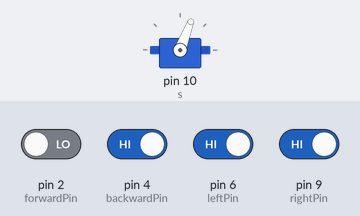
The sketch below on a simulated Arduino Uno, built with avr-gcc and run on an emulated ATmega328P. Shown: servo. The inputs (shaded band) are chosen by the test bench; at power-on: pin 4 (backwardPin), pin 6 (leftPin), pin 9 (rightPin) HIGH, pin 2 (forwardPin) LOW. What the sketch prints to the serial monitor is not drawn.

Above: at 1.2 s.
1.3 s: pin 4 (backwardPin) driven LOW and pin 6 (leftPin) driven LOW
At 1.8 s:
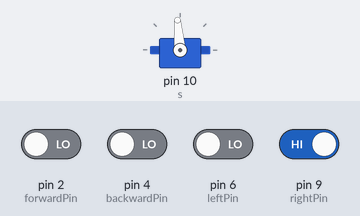
2.8 s: pin 6 (leftPin) driven HIGH and pin 9 (rightPin) driven LOW
At 4.5 s:
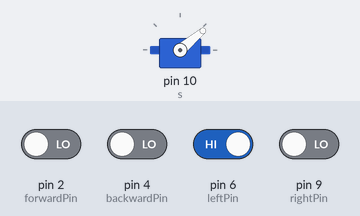
Timing chart, 0 to 6.0 s (numbered marks = the images above; inputs shaded):
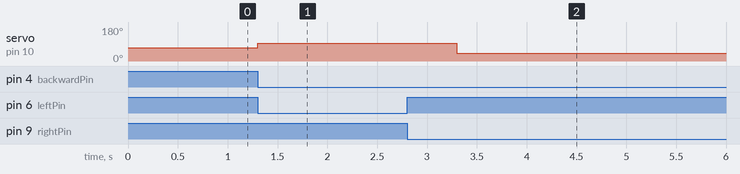

The sketch:

CarProject.ino
```cpp
#include <Wire.h>
#include <Adafruit_MotorShield.h>
#include "utility/Adafruit_PWMServoDriver.h"
#include <Servo.h>

Adafruit_MotorShield shield = Adafruit_MotorShield();
Servo s;

int dcDirPin = 13;
int dcPwmPin = 11;
int forwardPin = 2;
int backwardPin = 4;
int leftPin = 6;
int rightPin = 9;

int driving = 0; //0 = stationary 1 = turning left 2 = forwards 3 = turning right 4 = backwards
void setup() {
  Serial.begin(9600);
  shield.begin();
  s.attach(10);
  s.write(69);
  pinMode(dcDirPin, OUTPUT);
  pinMode(dcPwmPin, OUTPUT);
  pinMode(forwardPin, INPUT);
  pinMode(backwardPin, INPUT);
  pinMode(leftPin, INPUT);
  pinMode(rightPin, INPUT);

}

void loop() {
  Serial.print(digitalRead(forwardPin));

  if(digitalRead(forwardPin) == 1 &&
    digitalRead(backwardPin) == 0 &&
    digitalRead(leftPin) == 0 &&
    digitalRead(rightPin) == 0 &&
    driving != 2){

    if(driving != 0){
      decelerate(200);
    }

    drive(1, true);
    if(digitalRead(forwardPin) == 1){
      driving = 2;
      accelerate(220);
    }
  }
  else if(digitalRead(forwardPin) == 0 &&
    digitalRead(backwardPin) == 1 &&
    digitalRead(leftPin) == 0 &&
    digitalRead(rightPin) == 0 &&
    driving != 4){

    if(driving != 0){
      decelerate(200);
    }

    drive(1, false);
    if(digitalRead(backwardPin) == 1){
      driving = 4;
      accelerate(200);
    }
  }
  else if(digitalRead(forwardPin) == 0 &&
    digitalRead(backwardPin) == 0 &&
    digitalRead(leftPin) == 1 &&
    digitalRead(rightPin) == 0 &&
    driving != 1){

    if(driving != 0){
      decelerate(200);
    }

    drive(0, true);
    if(digitalRead(leftPin) == 1){
      driving = 1;
      accelerate(220);
    }
  }
  else if(digitalRead(forwardPin) == 0 &&
    digitalRead(backwardPin) == 0 &&
    digitalRead(leftPin) == 0 &&
    digitalRead(rightPin) == 1 &&
    driving != 3){

    if(driving != 0){
      decelerate(200);
    }

    drive(2, true);
    if(digitalRead(rightPin) == 1){
      driving = 3;
      accelerate(220);
    }
  }
  if(digitalRead(forwardPin) == 0 &&
     digitalRead(backwardPin) == 0 &&
     digitalRead(leftPin) == 0 &&
     digitalRead(rightPin) == 0 &&
     driving != 0){
    driving = 0;
    decelerate(215);
  }
}

bool drive(int turn, bool forward){
  if(turn == 0 && abs(s.read() - 40) > 3){
    s.write(40);

    delay(2000);
  }
  else if(turn == 1 && abs(s.read() - 71) > 3){
    s.write(69);

    delay(2000);
  }
  else if(turn == 2 && abs(s.read() - 95) > 3){
    s.write(95);

    delay(2000);
  }

  if(forward){
    digitalWrite(dcDirPin, LOW);
  }
  else{
    digitalWrite(dcDirPin, HIGH);
  }
}

void accelerate(int finalSpeed){
  for(int i = 0; i <= finalSpeed; i++){
    analogWrite(dcPwmPin, i);

    if(digitalRead(forwardPin) == 0 &&
     digitalRead(backwardPin) == 0 &&
     digitalRead(leftPin) == 0 &&
     digitalRead(rightPin) == 0){
      decelerate(i);
      break;
    }
    delay(15);
  }
}

void decelerate(int startSpeed){
  driving = false;
  for(int i = startSpeed - 1; i >= 0; i--){
    analogWrite(dcPwmPin, i);

    delay(3);
  }
}
```

Measured:
- after the input at 1.3 s, servo on pin 10 (s): 69° → 95° at once
- after the input at 2.8 s, servo on pin 10 (s): 95° → 40° after 0.50 s
